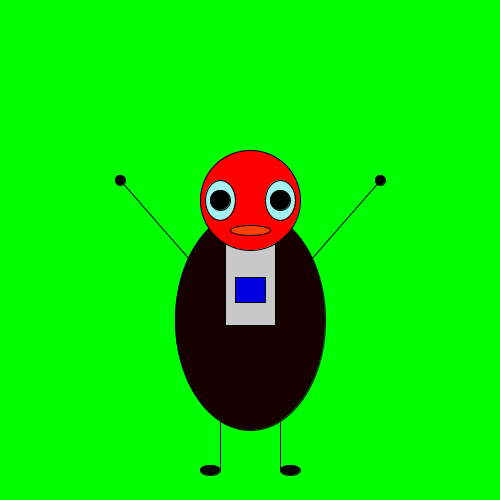
Frame 1 (no input)
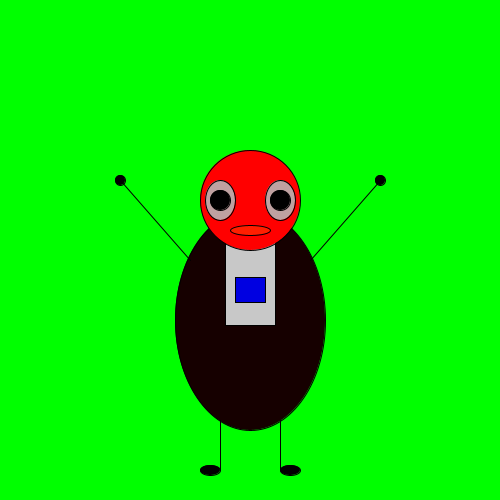
Frame 60 (the mouse pressed at the canvas centre just before this capture)
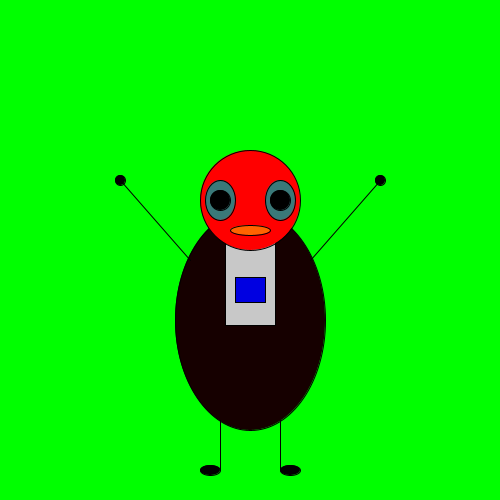
Frame 120 (the mouse held since frame 60 and released just before this capture)

The Processing sketch that drew these frames (run headless with seeded random() and noise(); from frame 60 on, the mouse is pressed at the canvas centre):

// Processing sketch: processing_95933
// ── processing_95933.pde

float bluemanX;
float blumanY;
boolean button = false;
int x = 250;
int y = 290;
int w = 30;
int h = 25;

float eyeR;
float eyeG;
float eyeB;

void setup()
{
size(500,500);

smooth();
}

void draw()
{
  if ( button)
  {
    background(0,0,255);   //draws a white background
  }
  else
  {
    background(0,255,0); // draws a green background
  }
  

{
 
  ellipseMode(CENTER);
 rectMode(CENTER);
 
  stroke(0);
 fill(22,0,0);             //fills the bosy with blue
 ellipse(250,320,150,220);  // draws the body
 
 
 stroke(0);
 fill(200);                 // fills the rectangle with grey
 rect(250,250,50,150);      //draws the tie
 

 stroke(0);
 fill(255,0,0);             //fill the head with red
 ellipse(250,200,100,100);  //draws the head
 
 eyeR = random(255);
 eyeG = random(255);
 eyeB = random(255);
 stroke(0);
 fill(eyeR,eyeG,eyeB);
 fill(eyeR,eyeB,eyeB);
 ellipse(220,200,30,40);    // draws the left eye
 ellipse(280,200,30,40);    //draws the right eye
 fill(255,eyeG,0);
 ellipse(250,230,40,10);    //draws the mouth
 fill(0);
 ellipse(220,200,20,20);    //draws right pupil
 fill(0);
 ellipse(280,200,20,20);    //draws right pupil
 fill(0);
 ellipse(290,470,20,10);   //draws right foot
 fill(0);
 ellipse(210,470,20,10);   //draws left foot
 fill(0);
 ellipse(120,180,10,10);   //draws right hand
 fill(0);
 ellipse(380,180,10,10);   //draws right hand
 
 stroke(0);
 line(120,180,190,260);    //draws left arm
 line(380,180,310,260);    //draws right arm
 line(220,420,220,470);    //draws left leg
 line(280,420,280,470);    //draws right leg
}
 fill(0,0,225);
 // draws the blue the small blue square(button)
 rect(x,y,w,h);
 
}
void mousePressed()
  {
  if(mouseX > x && mouseX< x + w && mouseY > y && mouseY < y + h)
  {
    button = !button;
  }
  }
